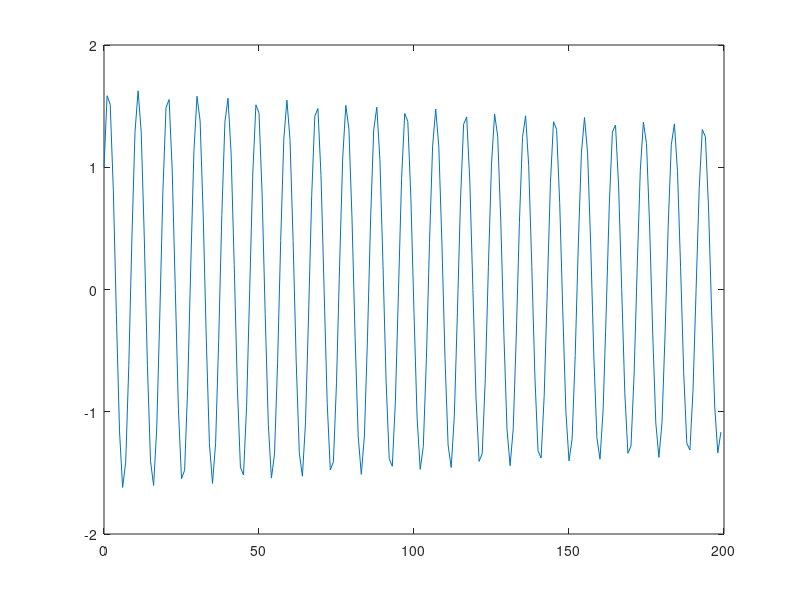
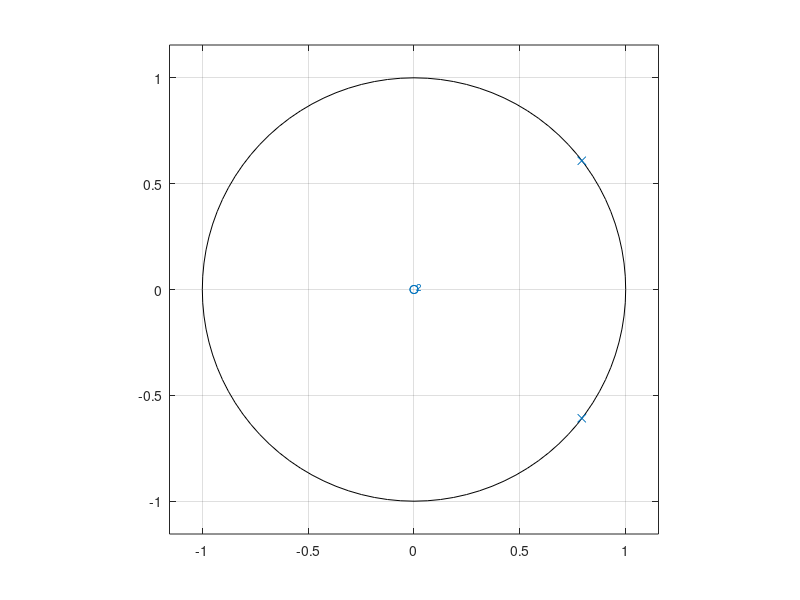
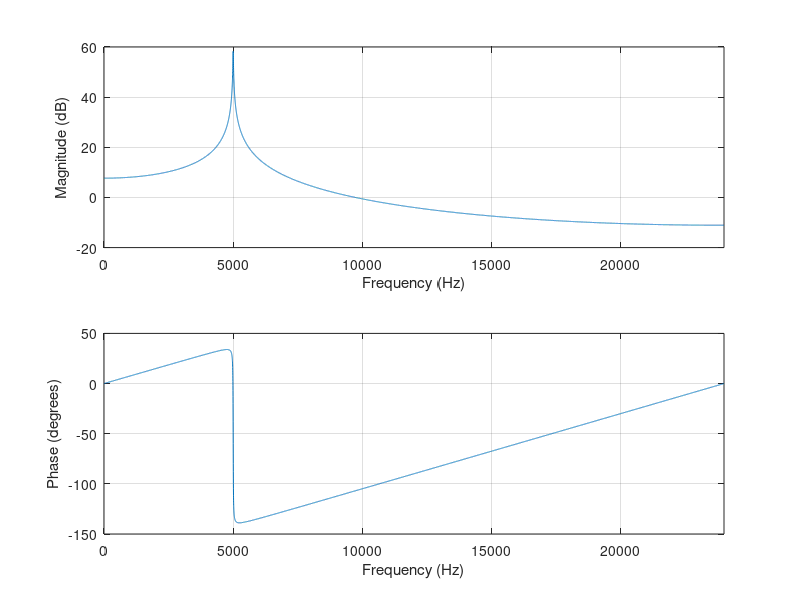
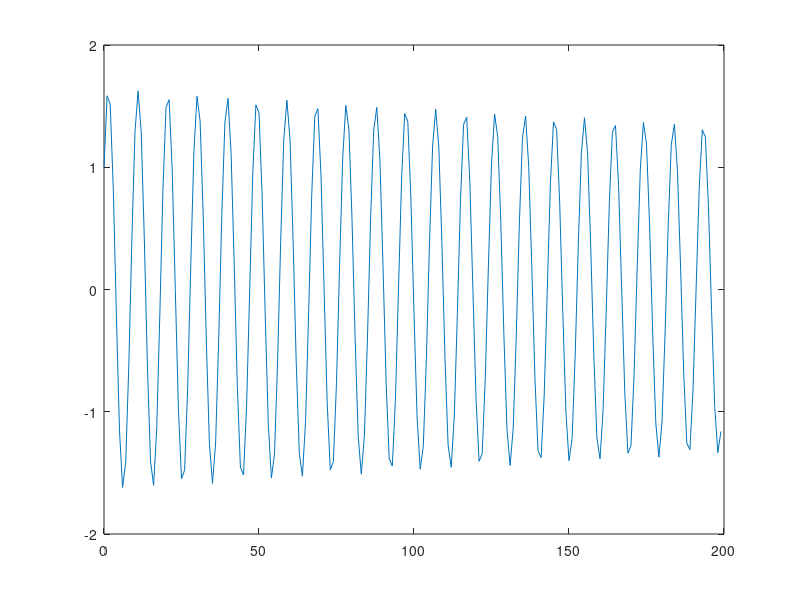

The MATLAB script that drew these images, in order:
% notch.m

fs = 48000
fnotch = 5000
r = 0.999

theta = 2*pi*fnotch/fs;

% Set notch numerator and denomiator:
b = [1 -2*cos(theta) 1];
b = 1;
a = [1 -2*r*cos(theta) r.^2];
% a = [1 0 ];

% Set inverse notch numerator and denomiator:
if(0)
b = [1 0];
a = [1 -2*r*cos(theta) r.^2];

b = [1 0 -1];
a = [1 -2*r*cos(theta) r.^2];

b = [1 -1];                         % best !
a = [1 -2*r*cos(theta) r.^2];

%b = [1 -2*r*0.99*cos(theta) (r*0.99).^2];
%a = [1 -2*r*cos(theta) r.^2];
end
a
b
zeros = roots(b)
poles = roots(a)

[h,ht] = impz(b,a,200);
figure, plot(ht,h), zoom on;
figure, zplane(b,a), zoom on;
figure, freqz(b,a,16*1024,fs), zoom on;

% for quantized coefs:
b = fix(16384*b)/16384;
a = fix(16384*a)/16384;

a
b
zerosq = roots(b)
polesq = roots(a)

[h,ht] = impz(b,a,200);
figure, plot(ht,h), zoom on;
figure, zplane(b,a), zoom on;
figure, freqz(b,a,16*1024,fs), zoom on;
